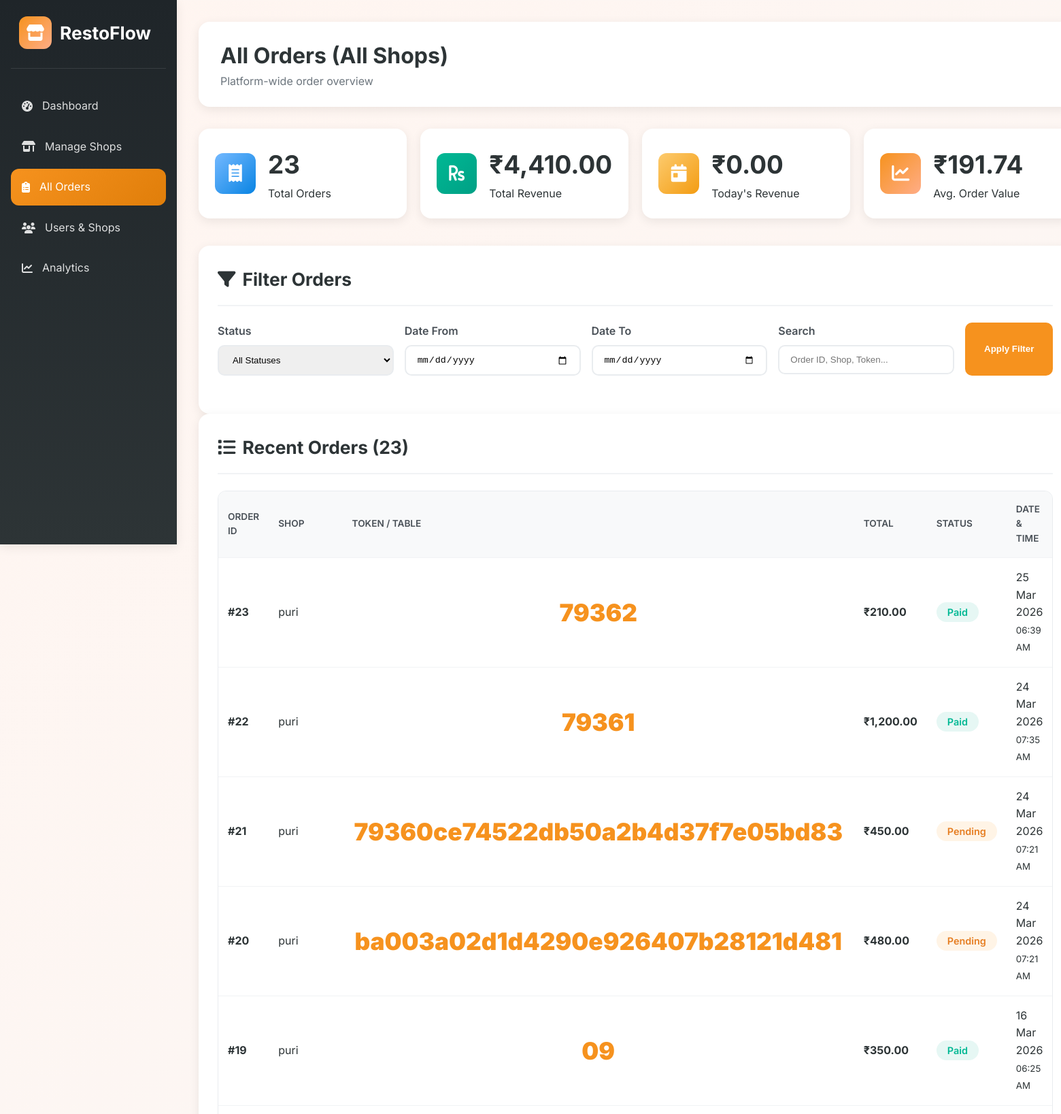
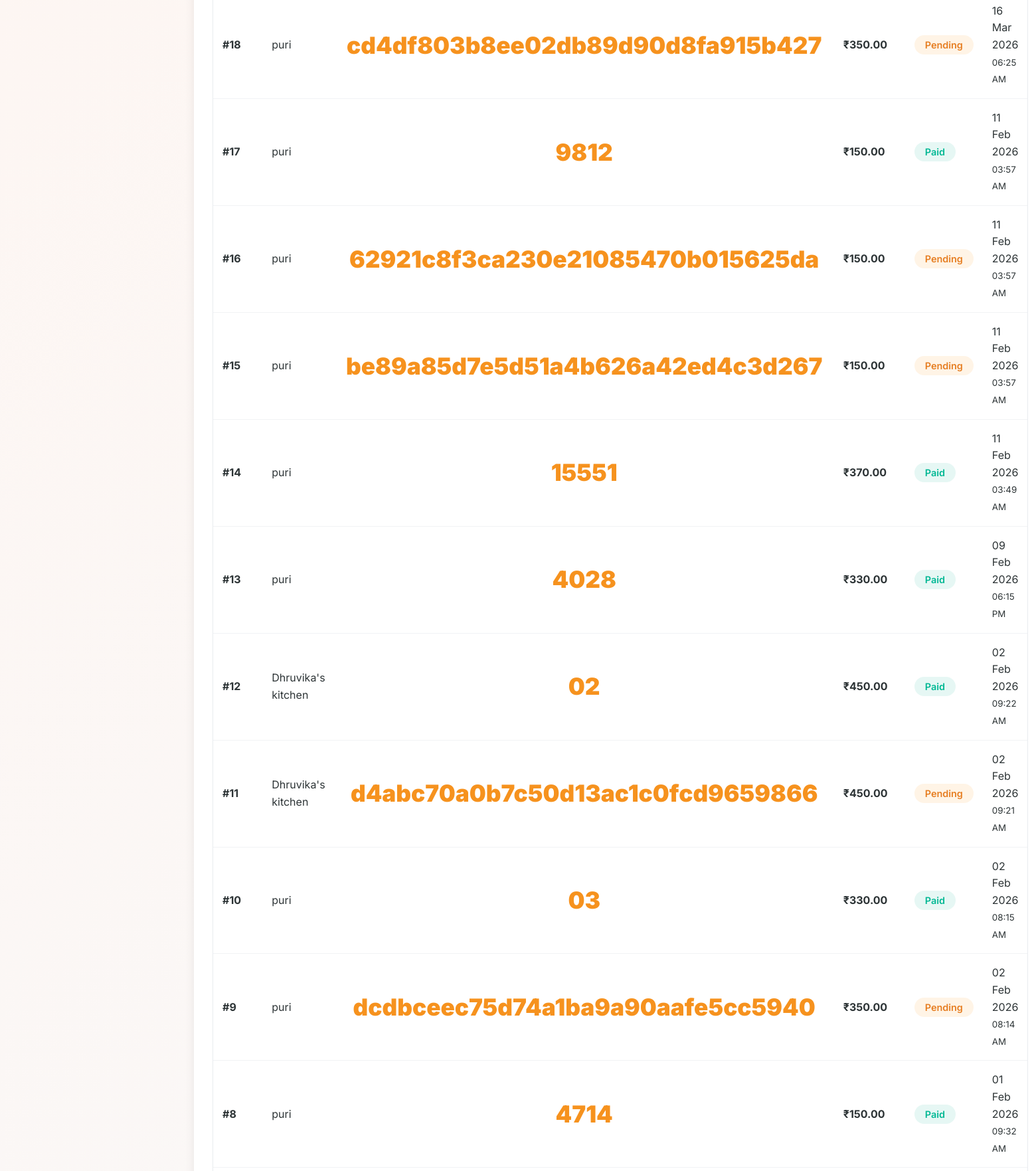
Screenshot of /admin/admin_orders.php (signed in, upper part) with the database file from the repository (2 pictures, top to bottom).
### tables this page shows
CREATE TABLE `orders` (
  `order_id` int(11) NOT NULL,
  `shop_id` int(11) NOT NULL,
  `table_no` varchar(50) DEFAULT NULL,
  `total` decimal(10,2) NOT NULL DEFAULT 0.00,
  `token` varchar(50) DEFAULT NULL,
  `status` enum('pending','paid','failed','completed') DEFAULT 'pending',
  `created_at` timestamp NOT NULL DEFAULT current_timestamp(),
  `updated_at` timestamp NOT NULL DEFAULT current_timestamp() ON UPDATE current_timestamp()
);

CREATE TABLE `shops` (
  `id` int(11) NOT NULL,
  `shop_name` varchar(255) NOT NULL,
  `owner_name` varchar(100) NOT NULL,
  `email` varchar(180) NOT NULL,
  `phone` varchar(15) NOT NULL,
  `password_hash` varchar(255) NOT NULL,
  `status` enum('pending','active','rejected') NOT NULL DEFAULT 'pending',
  `created_at` timestamp NOT NULL DEFAULT current_timestamp()
);

### admin/admin_orders.php (the view, shortened to what this page needs)
<?php
include "../config/db.php";
$status_filter = $_GET['status'] ?? 'all';
$date_from     = $_GET['date_from'] ?? '';
$date_to       = $_GET['date_to'] ?? '';
$search        = trim($_GET['search'] ?? '');
$query = "SELECT o.order_id, s.shop_name, o.table_no, o.token, o.total, o.status, o.created_at
          FROM orders o
          JOIN shops s ON s.id = o.shop_id
          WHERE 1=1";
$query .= " ORDER BY o.created_at DESC LIMIT 200";
$stmt = $conn->prepare($query);
$stmt->execute();
$orders = $stmt->get_result()->fetch_all(MYSQLI_ASSOC);
$revenue_q = $conn->query("SELECT COALESCE(SUM(total), 0) as rev FROM orders WHERE status IN ('paid','completed')");
$total_revenue = $revenue_q->fetch_assoc()['rev'] ?? 0;
$total_orders = $conn->query("SELECT COUNT(*) as cnt FROM orders")->fetch_assoc()['cnt'] ?? 0;
$today = date('Y-m-d');
$today_revenue = $conn->query("SELECT COALESCE(SUM(total), 0) as rev
                               FROM orders WHERE DATE(created_at) = '$today' AND status IN ('paid','completed')")
                      ->fetch_assoc()['rev'] ?? 0;
$avg_order = $total_orders > 0 ? round($total_revenue / $total_orders, 2) : 0;
?>
<!DOCTYPE html>
<html lang="en">
<head>
    <link rel="stylesheet" href="https://cdnjs.cloudflare.com/ajax/libs/font-awesome/6.5.0/css/all.min.css"/>
</head>
<body>
<div class="dashboard-container">
    <aside class="sidebar" id="sidebar">
        <div class="logo">
            <div class="logo-icon"><i class="fas fa-store"></i></div>
            <span class="logo-text">RestoFlow</span>
        </div>
        <nav class="nav-menu">
            <a href="dashboard.php" class="nav-item"><i class="fas fa-tachometer-alt"></i><span class="nav-text">Dashboard</span></a>
            <a href="admin_shops.php" class="nav-item"><i class="fas fa-shop"></i><span class="nav-text">Manage Shops</span></a>
            <a href="admin_orders.php" class="nav-item active"><i class="fas fa-clipboard-list"></i><span class="nav-text">All Orders</span></a>
            <a href="admin_users.php" class="nav-item"><i class="fas fa-users"></i><span class="nav-text">Users & Shops</span></a>
            <a href="admin_analytics.php" class="nav-item"><i class="fas fa-chart-line"></i><span class="nav-text">Analytics</span></a>
        </nav>
    </aside>
    <main class="main-content" id="mainContent">
        <div class="top-bar">
            <div>
                <h1 style="font-size: 2rem; font-weight: 700;">All Orders (All Shops)</h1>
                <p style="color: #6c757d;">Platform-wide order overview</p>
            </div>
        </div>
        <div class="stats-grid">
            <div class="stat-card">
                <div class="stat-icon" style="background: linear-gradient(135deg, #74b9ff, #0984e3);"><i class="fas fa-receipt"></i></div>
                <div>
                    <h3 style="font-size: 2.3rem; font-weight: 700;"><?= number_format($total_orders) ?></h3>
                    <p>Total Orders</p>
                </div>
            </div>
            <div class="stat-card">
                <div class="stat-icon" style="background: linear-gradient(135deg, #00b894, #00a085);"><i class="fas fa-rupee-sign"></i></div>
                <div>
                    <h3 style="font-size: 2.3rem; font-weight: 700;">₹<?= number_format($total_revenue, 2) ?></h3>
                    <p>Total Revenue</p>
                </div>
            </div>
            <div class="stat-card">
                <div class="stat-icon" style="background: linear-gradient(135deg, #fdcb6e, #f39c12);"><i class="fas fa-calendar-day"></i></div>
                <div>
                    <h3 style="font-size: 2.3rem; font-weight: 700;">₹<?= number_format($today_revenue, 2) ?></h3>
                    <p>Today's Revenue</p>
                </div>
            </div>
            <div class="stat-card">
                <div class="stat-icon" style="background: linear-gradient(135deg, var(--primary), #FFAD87);"><i class="fas fa-chart-line"></i></div>
                <div>
                    <h3 style="font-size: 2.3rem; font-weight: 700;">₹<?= number_format($avg_order, 2) ?></h3>
                    <p>Avg. Order Value</p>
                </div>
            </div>
        </div>
        <div class="card">
            <div class="card-header">
                <h2 class="card-title"><i class="fas fa-filter"></i> Filter Orders</h2>
            </div>
            <form method="get" class="filter-bar">
                <div class="filter-group">
                    <label>Status</label>
                    <select name="status" class="filter-select">
                        <option value="all" <?= $status_filter === 'all' ? 'selected' : '' ?>>All Statuses</option>
                    </select>
                </div>
                <div class="filter-group">
                    <label>Date From</label>
                    <input type="date" name="date_from" class="filter-input" value="<?= htmlspecialchars($date_from) ?>">
                </div>
                <div class="filter-group">
                    <label>Date To</label>
                    <input type="date" name="date_to" class="filter-input" value="<?= htmlspecialchars($date_to) ?>">
                </div>
                <div class="filter-group">
                    <label>Search</label>
                    <input type="text" name="search" class="filter-input" placeholder="Order ID, Shop, Token..." value="<?= htmlspecialchars($search) ?>">
                </div>
                <button type="submit" class="btn-filter">Apply Filter</button>
            </form>
        </div>
        <div class="card">
            <div class="card-header">
                <h2 class="card-title"><i class="fas fa-list"></i> Recent Orders (<?= count($orders) ?>)</h2>
            </div>
            <?php if (empty($orders)): ?>
                <div class="empty-state">
                    <div class="empty-icon"><i class="fas fa-receipt"></i></div>
                    <h3>No orders found</h3>
                    <p>Try adjusting your filters</p>
                </div>
            <?php else: ?>
                <div class="table-container">
                    <table>
                        <thead>
                            <tr>
                                <th>Order ID</th>
                                <th>Shop</th>
                                <th>Token / Table</th>
                                <th>Total</th>
                                <th>Status</th>
                                <th>Date & Time</th>
                            </tr>
                        </thead>
                        <tbody>
                            <?php foreach ($orders as $order): ?>
                                <tr>
                                    <td><strong>#<?= $order['order_id'] ?></strong></td>
                                    <td><?= htmlspecialchars($order['shop_name']) ?></td>
                                    <td style="text-align: center;">
                                        <?php if (!empty($order['token']) && $order['token'] !== '0'): ?>
                                            <div class="token-big"><?= htmlspecialchars($order['token']) ?></div>
                                        <?php elseif (!empty($order['table_no'])): ?>
                                            <div style="font-size: 2rem; font-weight: 800; color: #0984e3;">
                                                <?= htmlspecialchars($order['table_no']) ?>
                                            </div>
                                        <?php else: ?>
                                            <span style="color:#adb5bd;">—</span>
                                        <?php endif; ?>
                                    </td>
                                    <td><strong>₹<?= number_format($order['total'], 2) ?></strong></td>
                                    <td>
                                        <span class="status-badge status-<?= strtolower($order['status']) ?>">
                                            <?= ucfirst($order['status']) ?>
                                        </span>
                                    </td>
                                    <td>
                                        <?= date('d M Y', strtotime($order['created_at'])) ?><br>
                                        <small><?= date('h:i A', strtotime($order['created_at'])) ?></small>
                                    </td>
                                </tr>
                            <?php endforeach; ?>
                        </tbody>
                    </table>
                </div>
            <?php endif; ?>
        </div>
    </main>
</div>
</body>
</html>

### admin/admin_orders.php (style rules this page uses)
:root { --primary: #F6921E; --primary-dark: #E07E0A; --dark: #2D3436; --light: #FFFFFF; --gray-100: #F8F9FA; --gray-200: #E9ECEF; --shadow: 0 4px 15px rgba(0,0,0,0.08); --radius: 16px; }
* { margin:0; padding:0; box-sizing:border-box; }
body { font-family: 'Inter', sans-serif; background: linear-gradient(135deg, #FFF5F0 0%, #F8F9FA 100%); color: var(--dark); line-height: 1.6; }
.dashboard-container { display: flex; min-height: 100vh; }
.sidebar { width: 260px; background: linear-gradient(180deg, #1F2529 0%, #2D3436 100%); color: white; position: fixed; height: 100vh; padding: 24px 16px; box-shadow: var(--shadow); z-index: 100; }
.logo { display: flex; align-items: center; gap: 12px; padding: 0 12px 28px; border-bottom: 1px solid rgba(255,255,255,0.1); margin-bottom: 28px; }
.logo-icon { width: 48px; height: 48px; background: linear-gradient(135deg, var(--primary), #FFAD87); border-radius: 12px; display: flex; align-items: center; justify-content: center; font-size: 24px; }
.logo-text { font-size: 1.65rem; font-weight: 700; }
.nav-menu { flex: 1; display: flex; flex-direction: column; gap: 6px; }
.nav-item { display: flex; align-items: center; gap: 14px; padding: 14px 16px; border-radius: 12px; color: rgba(255,255,255,0.85); text-decoration: none; }
.nav-item:hover, .nav-item.active { background: rgba(255,255,255,0.1); color: white; }
.nav-item.active { background: linear-gradient(135deg, var(--primary), var(--primary-dark)); }
.main-content { flex: 1; margin-left: 260px; padding: 32px; }
.top-bar { background: white; padding: 24px 32px; border-radius: var(--radius); box-shadow: var(--shadow); margin-bottom: 32px; }
.stats-grid { display: grid; grid-template-columns: repeat(auto-fit, minmax(240px, 1fr)); gap: 20px; margin-bottom: 40px; }
.stat-card { background: white; padding: 24px; border-radius: var(--radius); box-shadow: var(--shadow); display: flex; align-items: center; gap: 18px; }
.stat-icon { width: 60px; height: 60px; border-radius: 12px; display: flex; align-items: center; justify-content: center; font-size: 26px; color: white; }
.card { background: white; border-radius: var(--radius); box-shadow: var(--shadow); padding: 28px; }
.card-header { margin-bottom: 24px; padding-bottom: 16px; border-bottom: 2px solid #f1f3f5; }
.card-title { font-size: 1.65rem; font-weight: 700; display: flex; align-items: center; gap: 10px; }
.filter-bar { display: flex; flex-wrap: wrap; gap: 16px; margin-bottom: 28px; }
.filter-group { flex: 1; min-width: 160px; }
.filter-group label { display: block; margin-bottom: 8px; font-weight: 600; color: #495057; }
.filter-input, .filter-select { width: 100%; padding: 12px 16px; border: 2px solid #e9ecef; border-radius: 10px; }
.btn-filter { padding: 12px 28px; background: var(--primary); color: white; border: none; border-radius: 10px; font-weight: 600; cursor: pointer; }
.table-container { overflow-x: auto; border-radius: 12px; border: 1px solid #e9ecef; }
table { width: 100%; min-width: 800px; border-collapse: collapse; }
th, td { padding: 16px 14px; text-align: left; border-bottom: 1px solid #f1f3f5; }
th { background: #f8f9fa; font-weight: 600; color: #495057; text-transform: uppercase; font-size: 0.85rem; }
.token-big { font-size: 2.2rem; font-weight: 900; color: var(--primary); }
.status-badge { padding: 6px 16px; border-radius: 50px; font-size: 0.9rem; font-weight: 600; }
.status-pending { background: #fff4e6; color: #e67e22; }
.status-paid { background: #e6f7f4; color: #00b894; }

### rows the page displays
orders: order_id "23", shop.shop_name "puri", token "79362", total "210.00", status "Paid", created_at "25 Mar 2026", created_at "06:39 AM"
orders: order_id "22", shop.shop_name "puri", token "79361", total "1,200.00", status "Paid", created_at "24 Mar 2026", created_at "07:35 AM"
orders: order_id "21", shop.shop_name "puri", token "79360ce74522db50a2b4d37f7e05bd83", total "450.00", status "Pending", created_at "24 Mar 2026", created_at "07:21 AM"
orders: order_id "20", shop.shop_name "puri", token "ba003a02d1d4290e926407b28121d481", total "480.00", status "Pending", created_at "24 Mar 2026", created_at "07:21 AM"
orders: order_id "19", shop.shop_name "puri", token "09", total "350.00", status "Paid", created_at "16 Mar 2026", created_at "06:25 AM"
orders: order_id "18", shop.shop_name "puri", token "cd4df803b8ee02db89d90d8fa915b427", total "350.00", status "Pending", created_at "16 Mar 2026", created_at "06:25 AM"
orders: order_id "17", shop.shop_name "puri", token "9812", total "150.00", status "Paid", created_at "11 Feb 2026", created_at "03:57 AM"
orders: order_id "16", shop.shop_name "puri", token "62921c8f3ca230e21085470b015625da", total "150.00", status "Pending", created_at "11 Feb 2026", created_at "03:57 AM"
orders: order_id "15", shop.shop_name "puri", token "be89a85d7e5d51a4b626a42ed4c3d267", total "150.00", status "Pending", created_at "11 Feb 2026", created_at "03:57 AM"
orders: order_id "14", shop.shop_name "puri", token "15551", total "370.00", status "Paid", created_at "11 Feb 2026", created_at "03:49 AM"
orders: order_id "13", shop.shop_name "puri", token "4028", total "330.00", status "Paid", created_at "09 Feb 2026", created_at "06:15 PM"
orders: order_id "12", shop.shop_name "Dhruvika's kitchen", token "02", total "450.00", status "Paid", created_at "02 Feb 2026", created_at "09:22 AM"
orders: order_id "11", shop.shop_name "Dhruvika's kitchen", token "d4abc70a0b7c50d13ac1c0fcd9659866", total "450.00", status "Pending", created_at "02 Feb 2026", created_at "09:21 AM"
orders: order_id "10", shop.shop_name "puri", token "03", total "330.00", status "Paid", created_at "02 Feb 2026", created_at "08:15 AM"
orders: order_id "9", shop.shop_name "puri", token "dcdbceec75d74a1ba9a90aafe5cc5940", total "350.00", status "Pending", created_at "02 Feb 2026", created_at "08:14 AM"
orders: order_id "8", shop.shop_name "puri", token "4714", total "150.00", status "Paid", created_at "01 Feb 2026", created_at "09:32 AM"

### other values shown
$total_orders "23"
$total_revenue "4,410.00"
$today_revenue "0.00"
$avg_order "191.74"
count($orders) "23"
